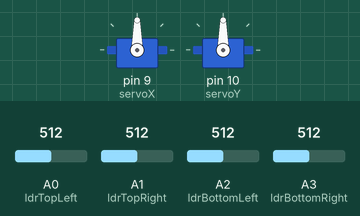
Bench run of a sketch on a simulated Arduino Uno, built with avr-gcc and run on an emulated ATmega328P. On the bench: 2 × servo. The test bench sets the inputs (shaded band); at power-on: A0 (ldrTopLeft) = 512, A1 (ldrTopRight) = 512, A2 (ldrBottomLeft) = 512, A3 (ldrBottomRight) = 512.

Above: at 2.2 s.
2.3 s: A0 (ldrTopLeft) set to 601
3.8 s: A0 (ldrTopLeft) set to 626
At 6.11 s:
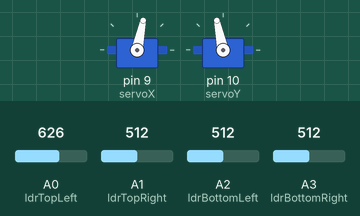
6.8 s: A1 (ldrTopRight) set to 491
At 8.52 s:
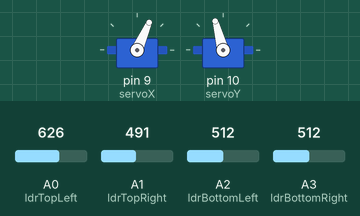
9.8 s: A2 (ldrBottomLeft) set to 697
12.8 s: A2 (ldrBottomLeft) set to 718
At 12.93 s:
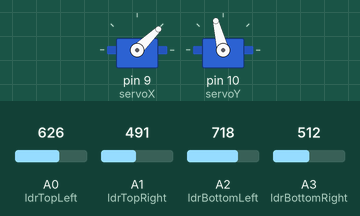
15.8 s: A3 (ldrBottomRight) set to 306
At 15.94 s:
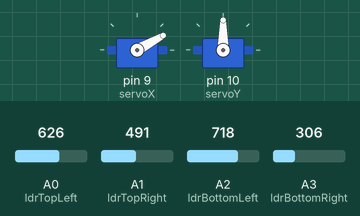
Timing chart, 0 to 19.8 s (numbered marks = the images above; inputs shaded):
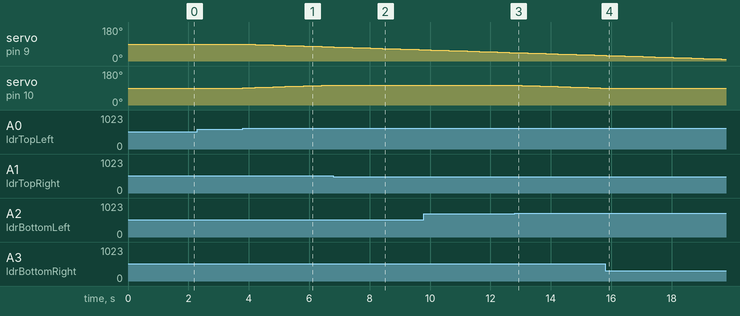

Measured:
- the behaviour switches between 613 and 614 on A0 (ldrTopLeft) (found by bisection; images 0 and 1)
- the behaviour switches between 500 and 499 on A1 (ldrTopRight) (found by bisection; images 1 and 2)
- the behaviour switches between 705 and 706 on A2 (ldrBottomLeft) (found by bisection; images 2 and 3)
- after the input at 2.3 s, every drawn part: stays the same
- after the input at 3.8 s, servo on pin 9 (servoX): moves from 90° to 75° over 2.8 s, starting at once; servo on pin 10 (servoY): moves from 90° to 105° over 2.8 s, starting at once
- after the input at 6.8 s, servo on pin 10 (servoY): stays 105° (without the input it goes to 106° after 0.02 s)
- after the input at 12.8 s, servo on pin 10 (servoY): moves from 105° to 90° over 2.8 s, starting at once
- after the input at 15.8 s, servo on pin 10 (servoY): stays 90° (without the input it goes to 89° after 0.04 s)

The sketch:

solar_tracker.ino
```cpp
#include <Servo.h>

Servo servoX;
Servo servoY;

int ldrTopLeft = A0;
int ldrTopRight = A1;
int ldrBottomLeft = A2;
int ldrBottomRight = A3;
int tol = 50;

void setup() {
  servoX.attach(9);
  servoY.attach(10);
  servoX.write(90);
  servoY.write(90);
  delay(1000);
}

void loop() {
  int tl = analogRead(ldrTopLeft);
  int tr = analogRead(ldrTopRight);
  int bl = analogRead(ldrBottomLeft);
  int br = analogRead(ldrBottomRight);

  int avgTop = (tl + tr) / 2;
  int avgBottom = (bl + br) / 2;
  int avgLeft = (tl + bl) / 2;
  int avgRight = (tr + br) / 2;

  int posX = servoX.read();
  int posY = servoY.read();

  if (abs(avgTop - avgBottom) > tol) {
    if (avgTop > avgBottom && posY < 180) posY++;
    else if (avgTop < avgBottom && posY > 0) posY--;
    servoY.write(posY);
  }

  if (abs(avgLeft - avgRight) > tol) {
    if (avgLeft > avgRight && posX > 0) posX--;
    else if (avgLeft < avgRight && posX < 180) posX++;
    servoX.write(posX);
  }

  delay(200);
}
```
